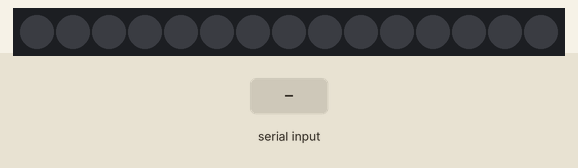
Recording of a sketch running on a simulated Arduino Uno, built with avr-gcc and run on an emulated ATmega328P. Parts: 15 RGB LEDs in strip order, left to right. The test bench sets the inputs (shaded band). Dim RGB values are drawn brighter than linear.

Above: at 1.2 s.
1.3 s: "1" received over Serial
At 1.6 s:
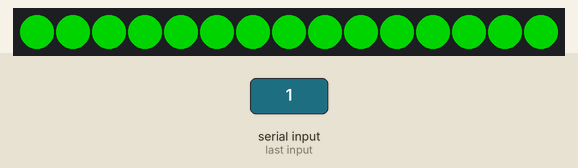
2.8 s: "0" received over Serial
At 4.0 s:
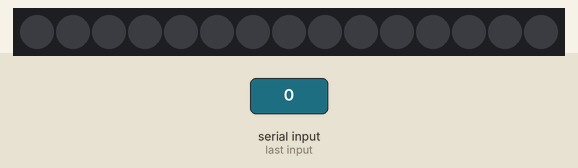
Timing chart, 0 to 5.8 s (numbered marks = the images above; inputs shaded):
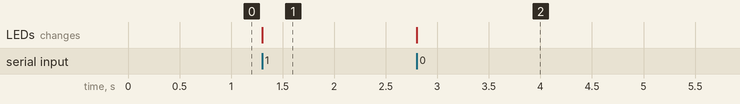

The sketch:

fastled.ino
```cpp
#include <FastLED.h>

#define NUM_LEDS 15
#define DATA_PIN 3
#define CLOCK_PIN 13

CRGB leds[NUM_LEDS];

void setup() {
  Serial.begin(9600);
    FastLED.addLeds<NEOPIXEL, DATA_PIN>(leds, NUM_LEDS);
}

void loop() {

  if (Serial.available() > 0){
    char flag = Serial.read();
    if(flag == '1'){

      for (int i = 0; i < 15; i++){
        leds[i] = CRGB::Green;
      }
      FastLED.show();
      delay(500);
    }
    else if(flag == '0'){
      for (int i = 0; i < 15; i++){
        leds[i] = CRGB::Black;
      }
      FastLED.show();
      delay(500);
    }
  }
}
```

Measured:
- after the input at 1.3 s, the LEDs: change at once (image 1)
- after the input at 2.8 s, the LEDs: change at once (image 2)
